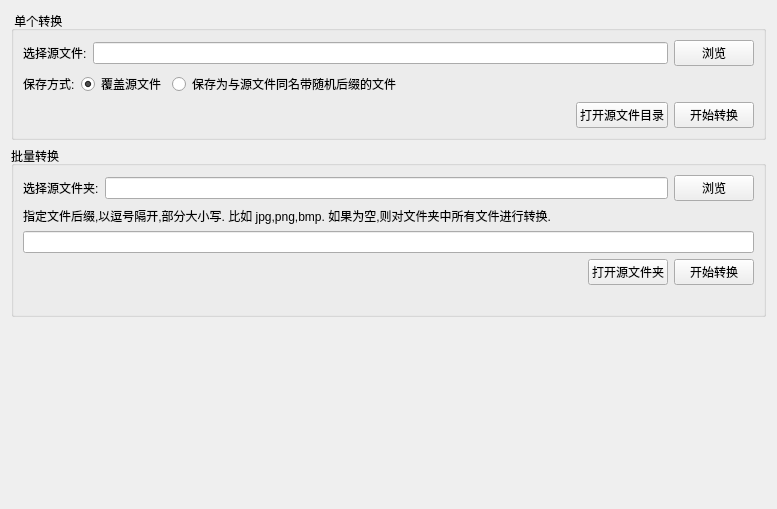
<?xml version="1.0" encoding="UTF-8"?>
<ui version="4.0">
 <class>ConvToQtImgTool</class>
 <widget class="QWidget" name="ConvToQtImgTool">
  <property name="geometry">
   <rect>
    <x>0</x>
    <y>0</y>
    <width>777</width>
    <height>509</height>
   </rect>
  </property>
  <property name="windowTitle">
   <string>Form</string>
  </property>
  <layout class="QGridLayout" name="gridLayout">
   <item row="0" column="0">
    <widget class="QGroupBox" name="groupBox_sconv">
     <property name="title">
      <string> 单个转换</string>
     </property>
     <layout class="QVBoxLayout" name="verticalLayout">
      <item>
       <layout class="QHBoxLayout" name="horizontalLayout">
        <item>
         <widget class="QLabel" name="label">
          <property name="text">
           <string>选择源文件:</string>
          </property>
         </widget>
        </item>
        <item>
         <widget class="QLineEdit" name="lineEdit_sconv_srcPath"/>
        </item>
        <item>
         <widget class="QPushButton" name="pushButton_sconv_browseSrcPath">
          <property name="text">
           <string>浏览</string>
          </property>
         </widget>
        </item>
       </layout>
      </item>
      <item>
       <layout class="QHBoxLayout" name="horizontalLayout_6">
        <item>
         <widget class="QLabel" name="label_4">
          <property name="text">
           <string>保存方式:</string>
          </property>
         </widget>
        </item>
        <item>
         <widget class="QRadioButton" name="radioButton_sconv_overrideSrc">
          <property name="text">
           <string>覆盖源文件</string>
          </property>
          <property name="checked">
           <bool>true</bool>
          </property>
         </widget>
        </item>
        <item>
         <widget class="QRadioButton" name="radioButton_sconv_saveToNewFile">
          <property name="text">
           <string>保存为与源文件同名带随机后缀的文件</string>
          </property>
         </widget>
        </item>
        <item>
         <spacer name="horizontalSpacer_3">
          <property name="orientation">
           <enum>Qt::Horizontal</enum>
          </property>
          <property name="sizeHint" stdset="0">
           <size>
            <width>40</width>
            <height>20</height>
           </size>
          </property>
         </spacer>
        </item>
       </layout>
      </item>
      <item>
       <layout class="QHBoxLayout" name="horizontalLayout_2">
        <item>
         <spacer name="horizontalSpacer">
          <property name="orientation">
           <enum>Qt::Horizontal</enum>
          </property>
          <property name="sizeHint" stdset="0">
           <size>
            <width>40</width>
            <height>20</height>
           </size>
          </property>
         </spacer>
        </item>
        <item>
         <widget class="QPushButton" name="pushButton_sconv_openSrcDir">
          <property name="text">
           <string>打开源文件目录</string>
          </property>
         </widget>
        </item>
        <item>
         <widget class="QPushButton" name="pushButton_sconv_start">
          <property name="text">
           <string>开始转换</string>
          </property>
         </widget>
        </item>
       </layout>
      </item>
     </layout>
    </widget>
   </item>
   <item row="1" column="0">
    <widget class="QGroupBox" name="groupBox_bconv">
     <property name="title">
      <string>批量转换</string>
     </property>
     <layout class="QVBoxLayout" name="verticalLayout_2">
      <item>
       <layout class="QHBoxLayout" name="horizontalLayout_3">
        <item>
         <widget class="QLabel" name="label_2">
          <property name="text">
           <string>选择源文件夹:</string>
          </property>
         </widget>
        </item>
        <item>
         <widget class="QLineEdit" name="lineEdit_bconv_srcPath"/>
        </item>
        <item>
         <widget class="QPushButton" name="pushButton_bconv_browseSrcPath">
          <property name="text">
           <string>浏览</string>
          </property>
         </widget>
        </item>
       </layout>
      </item>
      <item>
       <layout class="QVBoxLayout" name="verticalLayout_3">
        <item>
         <widget class="QLabel" name="label_3">
          <property name="text">
           <string>指定文件后缀,以逗号隔开,部分大小写. 比如 jpg,png,bmp. 如果为空,则对文件夹中所有文件进行转换.</string>
          </property>
         </widget>
        </item>
        <item>
         <widget class="QLineEdit" name="lineEdit_bconv_suffixs"/>
        </item>
       </layout>
      </item>
      <item>
       <layout class="QHBoxLayout" name="horizontalLayout_5">
        <item>
         <spacer name="horizontalSpacer_2">
          <property name="orientation">
           <enum>Qt::Horizontal</enum>
          </property>
          <property name="sizeHint" stdset="0">
           <size>
            <width>40</width>
            <height>20</height>
           </size>
          </property>
         </spacer>
        </item>
        <item>
         <widget class="QPushButton" name="pushButton_bconv_openSrcDir">
          <property name="text">
           <string>打开源文件夹</string>
          </property>
         </widget>
        </item>
        <item>
         <widget class="QPushButton" name="pushButton_bconv_start">
          <property name="text">
           <string>开始转换</string>
          </property>
         </widget>
        </item>
       </layout>
      </item>
      <item>
       <widget class="QLabel" name="label_bconv_status">
        <property name="text">
         <string/>
        </property>
       </widget>
      </item>
     </layout>
    </widget>
   </item>
   <item row="2" column="0">
    <spacer name="verticalSpacer">
     <property name="orientation">
      <enum>Qt::Vertical</enum>
     </property>
     <property name="sizeHint" stdset="0">
      <size>
       <width>20</width>
       <height>40</height>
      </size>
     </property>
    </spacer>
   </item>
  </layout>
 </widget>
 <resources/>
 <connections/>
</ui>
